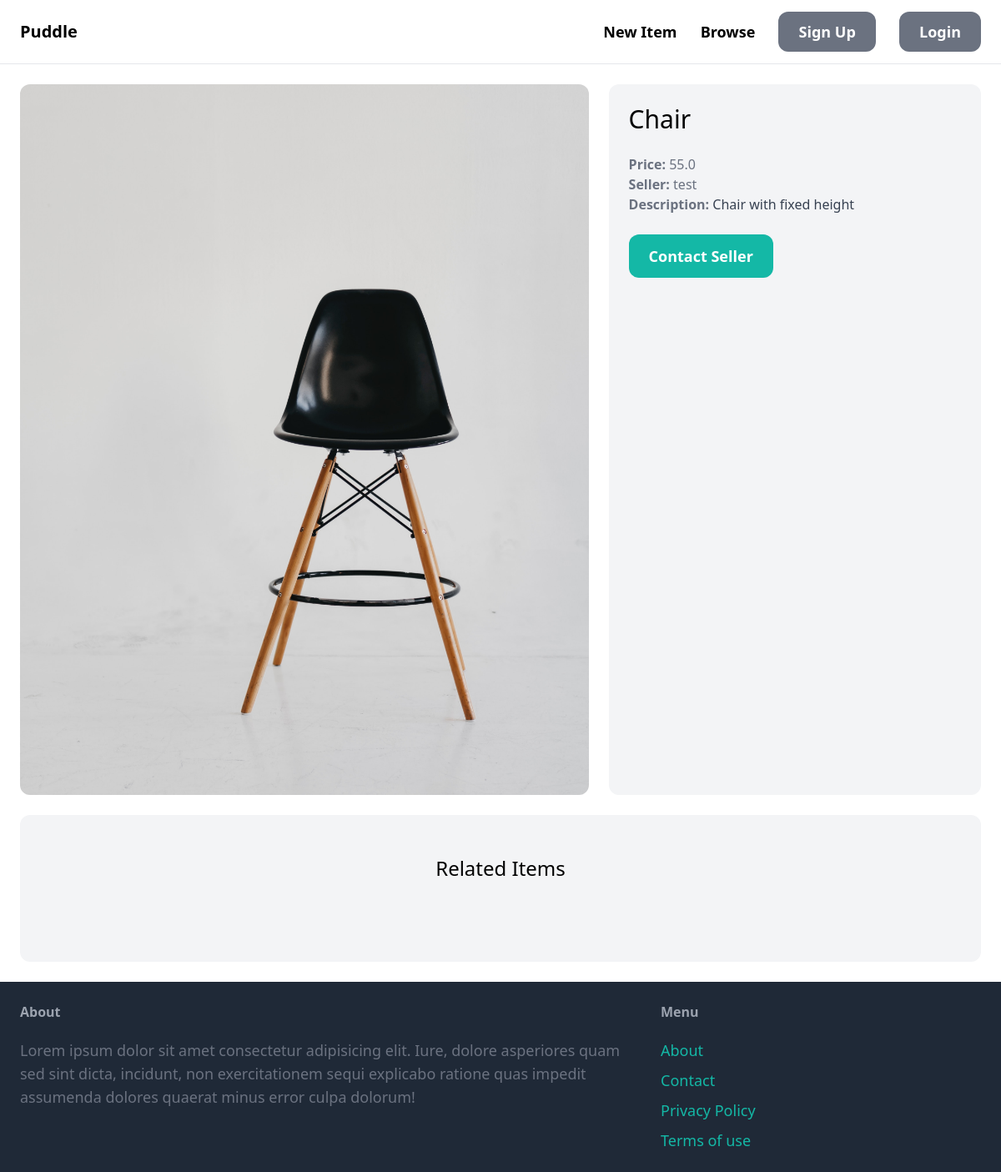
The page /items/7/ on the database its author committed.
### item/models.py (models this page shows, shortened)
class Item(models.Model):
    name = models.CharField(max_length=255)
    description = models.TextField(blank=True, null=True)
    price = models.FloatField()
    image = models.ImageField(upload_to='item_images', blank=True, null=True)
    image_thumbnail = ImageSpecField(
        source='image',
        processors=[ResizeToFill(100, 70)],
        format='JPEG',
        options={'quality': 90}
        )
    is_sold = models.BooleanField(default=False)
    created_by = models.ForeignKey(
        User, related_name='items', on_delete=models.CASCADE)
    category = models.ForeignKey(
        Category, related_name='items', on_delete=models.CASCADE)
    created_at = models.DateTimeField(auto_now_add=True)

### item/views.py (the view)
# urls.py: path('<int:pk>/', detail, name='detail'),
def detail(request, pk):
    item = get_object_or_404(Item, pk=pk)
    related_items = Item.objects.filter(
        category=item.category,
        is_sold=False
        ).exclude(pk=pk)[0:3]
    return render(request, 'item/detail.html',
                  {'item': item, 'related_items': related_items})

### item/templates/item/detail.html (shortened to what this page needs)
{% extends 'core/base.html' %} {% block content %}
<div class="grid grid-cols-5 gap-6">
  <div class="col-span-3">
    <img src="{{item.image.url}}" class="rounded-xl" />
  </div>
  <div class="col-span-2 p-6 bg-gray-100 rounded-xl">
    <h1 class="mb-6 text-3xl">{{item.name}}</h1>
    <p class="text-gray-500"><strong>Price: </strong>{{item.price}}</p>
    <p class="text-gray-500">
      <strong>Seller: </strong>{{item.created_by.username}}
    </p>
    {% if item.description %}
    <p class="text-gray-700">
      <strong class="text-gray-500">Description: </strong>{{item.description}}
    </p>
    {% endif %} {% if request.user == item.created_by %}
    <div class="flex gap-3">
      <a
        href="{% url 'item:delete' item.id %}"
        class="inline-block mt-6 px-6 py-3 text-lg font-semibold bg-red-500 text-white rounded-xl hover:bg-red-700"
        >Delete</a
      >
      <a
        href="{% url 'item:edit' item.id %}"
        class="inline-block mt-6 px-6 py-3 text-lg font-semibold bg-teal-500 text-white rounded-xl hover:bg-teal-700"
        >Edit</a
      >
    </div>
    {% else %}
    <a
      href="{% url 'conversation:new' item.id %}"
      class="inline-block mt-6 px-6 py-3 text-lg font-semibold bg-teal-500 text-white rounded-xl hover:bg-teal-700"
      >Contact Seller</a
    >
    {% endif %}
  </div>
</div>
<div class="mt-6 px-6 py-12 bg-gray-100 rounded-xl">
  <h2 class="mb-12 text-2xl text-center">Related Items</h2>
</div>
{% endblock %}

### rows shown on the page
Item: image (picture), name "Chair", price "55.0", created_by.username "test", description "Chair with fixed height"
